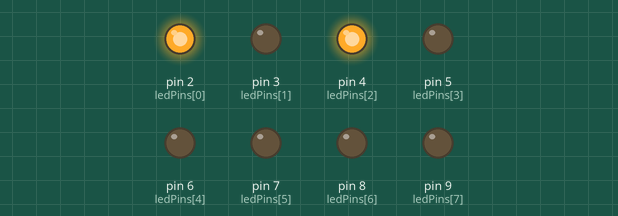
The sketch below on a simulated Arduino Uno, built with avr-gcc and run on an emulated ATmega328P. Shown: output pins drawn as LEDs (lit = HIGH).

Above: at 0.2 s.
At 0.6 s:
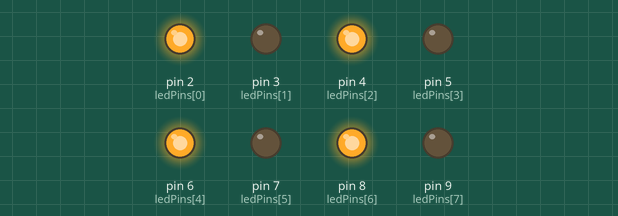
Timing chart, 0 to 2.1 s (numbered marks = the images above):
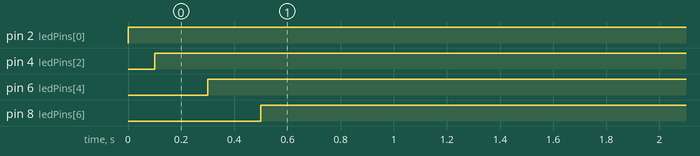

The sketch:

arduino_LED_SERIES.ino
```cpp
int ledPins[] = {2,3,4,5,6,7,8,9};
int delayTime = 100; void setup() { for(int i = 0; i < 8; i++) pinMode(ledPins[i],OUTPUT);

}

void loop() {
 digitalWrite(ledPins[0], HIGH);

delay(delayTime);

digitalWrite(ledPins[2], HIGH);

delay(delayTime);

digitalWrite(ledPins[3], LOW);

delay(delayTime);

digitalWrite(ledPins[4], HIGH);

delay(delayTime);

digitalWrite(ledPins[5], LOW);

delay(delayTime);

digitalWrite(ledPins[6], HIGH);

delay(delayTime);

digitalWrite(ledPins[7], LOW);

delay(delayTime);

digitalWrite(ledPins[8], HIGH);

delay(delayTime);

digitalWrite(ledPins[9], HIGH);

delay(delayTime);

//4 x 4

//digitalWrite(ledPins[0], LOW);
//
//delay(delayTime);
//
//digitalWrite(ledPins[1], LOW);
//
//delay(delayTime);
//
//digitalWrite(ledPins[2], LOW);
//
//delay(delayTime);
//
//digitalWrite(ledPins[3], LOW);
//
//delay(delayTime);
//
//digitalWrite(ledPins[4], LOW);
//
//delay(delayTime);
//
//digitalWrite(ledPins[5], LOW);
//
//delay(delayTime);
//
//digitalWrite(ledPins[6], LOW);
//
//delay(delayTime);
//
//digitalWrite(ledPins[7], LOW);
//
//delay(delayTime);

}
```

Measured:
- by itself, pin 2 (ledPins[0]): LOW → HIGH at 0.00 s
- by itself, pin 4 (ledPins[2]): LOW → HIGH at 0.10 s
- by itself, pin 6 (ledPins[4]): LOW → HIGH at 0.30 s
- by itself, pin 8 (ledPins[6]): LOW → HIGH at 0.50 s
